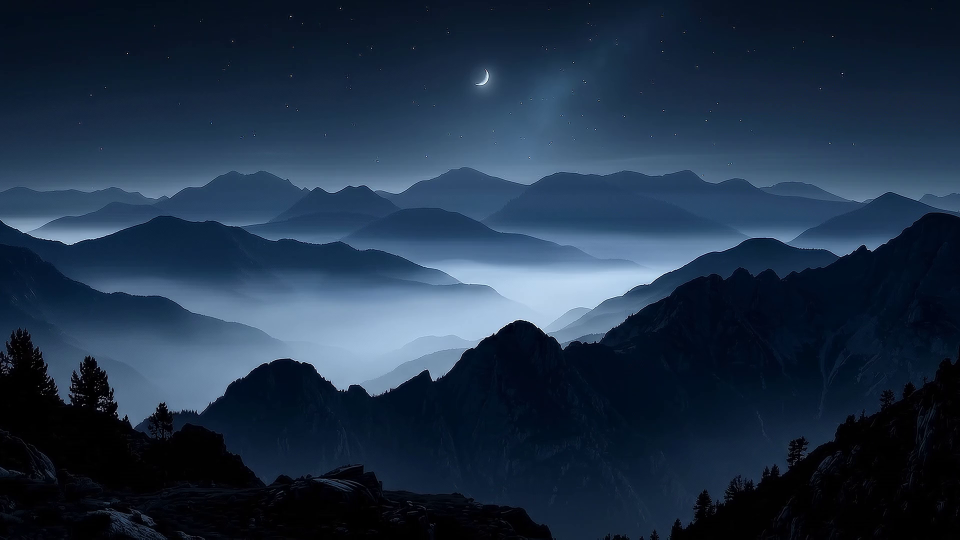
#> input picture frame 0 of Assets/Background.mp4, 1920 x 1080 px (shown at 1/2 size)
$ python RoboPackBackground.py
#> lines starting #> are read from the running program, lines starting #| are printed output that depends on the picture
import os
import struct
import sys

import cv2


def Cover(frame, width, height):
    srcH, srcW = frame.shape[:2]
    scale = max(float(width) / float(srcW), float(height) / float(srcH))
    scaledW = max(width, int(round(srcW * scale)))
    scaledH = max(height, int(round(srcH * scale)))
    scaled = cv2.resize(frame, (scaledW, scaledH), interpolation=cv2.INTER_AREA)
    x = max(0, (scaledW - width) // 2)
    y = max(0, (scaledH - height) // 2)
    return scaled[y:y + height, x:x + width]


def Encode(capture, width, height, step, quality):
    capture.set(cv2.CAP_PROP_POS_FRAMES, 0)
    frames = []
    index = 0
    while True:
        ok, frame = capture.read()
        if not ok:
            break
        if index % step == 0:
            covered = Cover(frame, width, height)
            encoded, buffer = cv2.imencode(".jpg", covered, [int(cv2.IMWRITE_JPEG_QUALITY), quality])
            if not encoded:
                return None
            frames.append(buffer.tobytes())
        index += 1
    return frames


def Pack(source, destinations, maxBytes):
#> called with source = 'Assets/Background.mp4', maxBytes = 20971520
    capture = cv2.VideoCapture(source)
    if not capture.isOpened():
        print("Could not open " + source)
        return 1
    fps = capture.get(cv2.CAP_PROP_FPS)
    if fps < 1.0:
        fps = 24.0
    width = 1280
    height = 800
    quality = 75
    step = max(1, int(round(fps / 24.0)))
    frames = None
    while True:
        frames = Encode(capture, width, height, step, quality)
        if frames is None:
            print("Could not encode a background frame")
            capture.release()
            return 1
        if not frames:
            print("Background video has no frames")
            capture.release()
            return 1
        total = 20 + (len(frames) + 1) * 4
        for frame in frames:
            total += len(frame)
        if total <= maxBytes:
            break
        if quality > 55:
            quality -= 5
            continue
        if len(frames) > 8:
            step *= 2
            quality = 75
            continue
        break
#> this loop made 1 pass
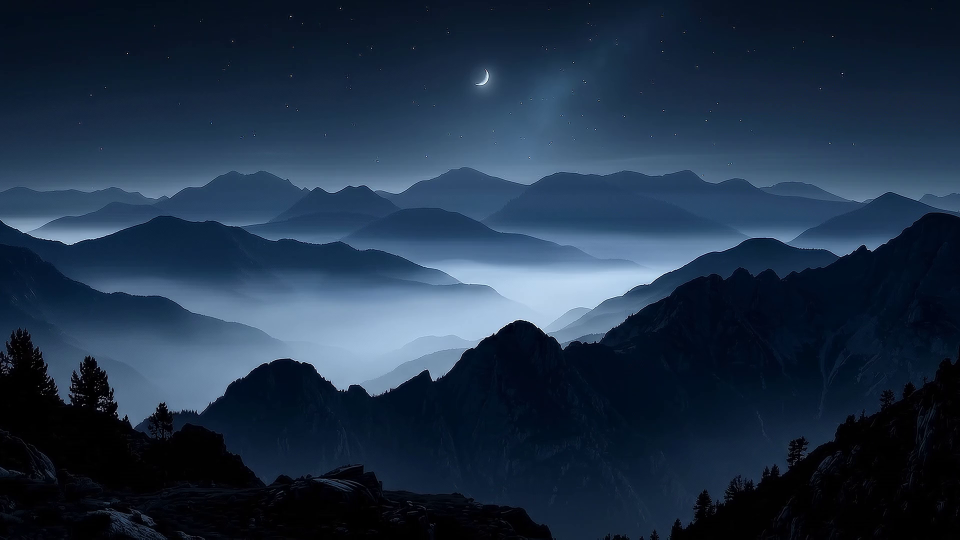
#> input picture frame 0 of Assets/Background.mp4, 1920 x 1080 px (shown at 1/2 size)
#> pass 1, in Encode, `covered = Cover(frame, width, height)`:
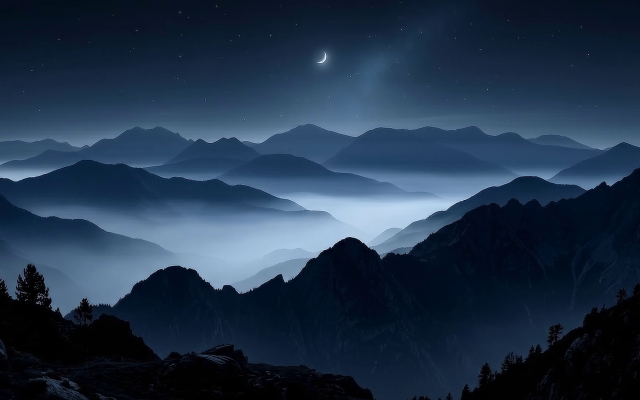
#> covered: shape (800, 1280, 3) (shown at 1/2 size); mean B, G, R 73.7, 51.8, 33.3
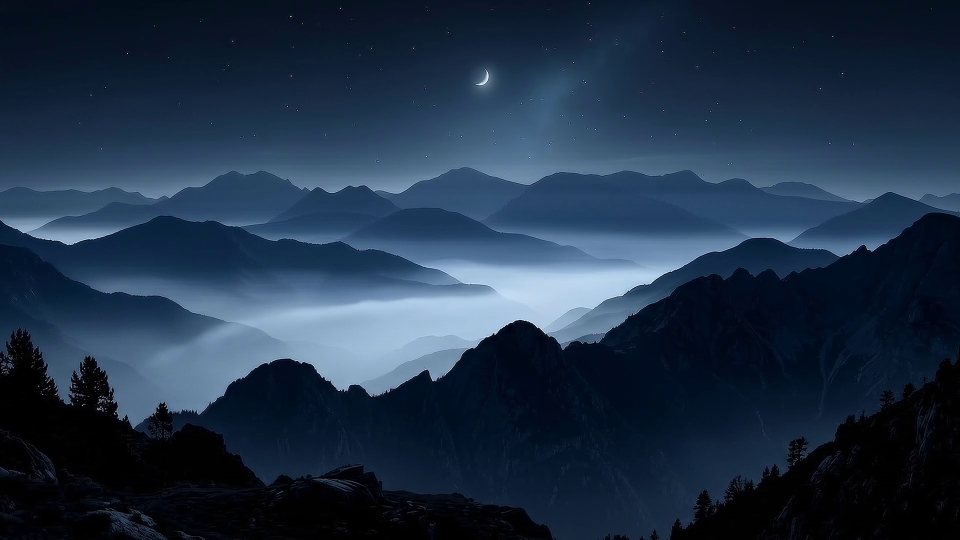
#> input picture frame 17 of Assets/Background.mp4, 1920 x 1080 px (shown at 1/2 size)
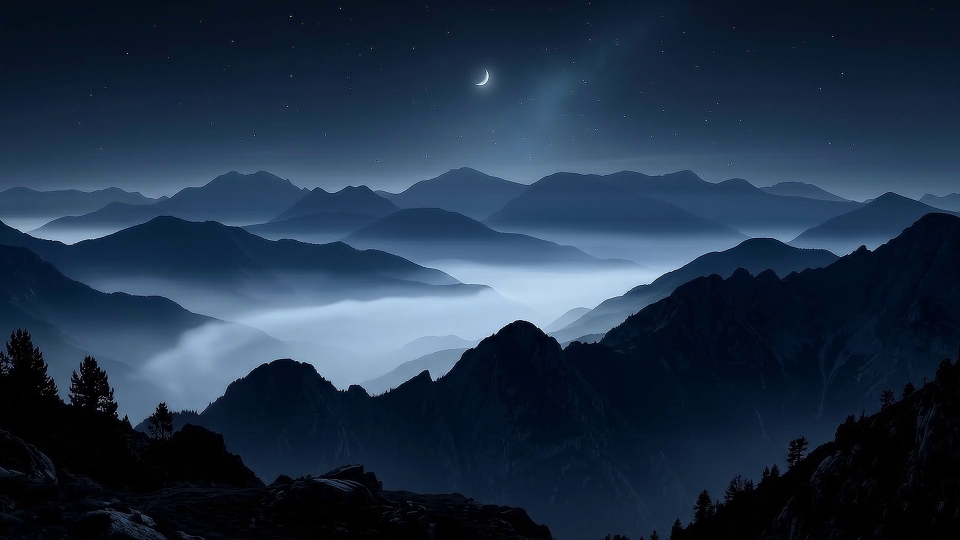
#> input picture frame 24 of Assets/Background.mp4, 1920 x 1080 px (shown at 1/2 size)
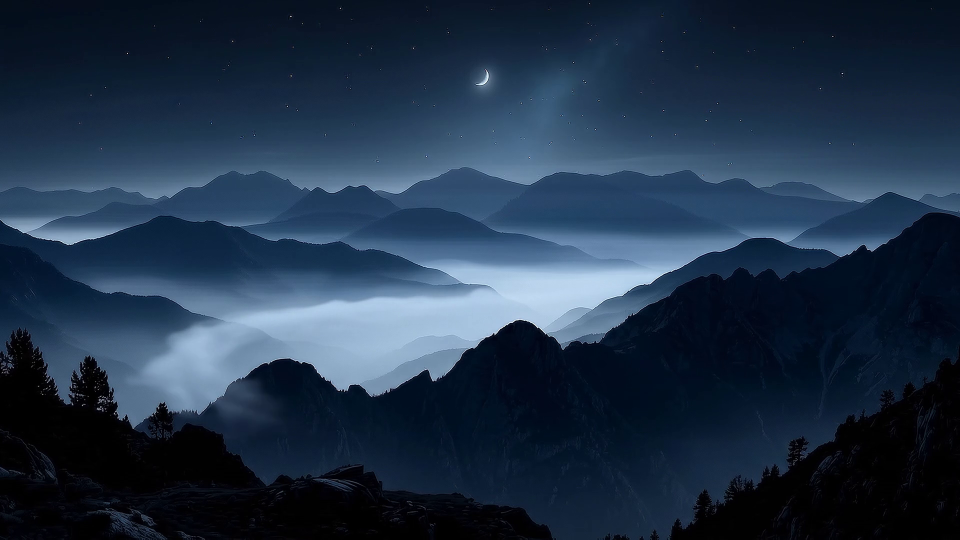
#> input picture frame 28 of Assets/Background.mp4, 1920 x 1080 px (shown at 1/2 size)
    capture.release()
    frameMs = int(round(1000.0 * step / fps))
    if frameMs < 40:
        frameMs = 40
    cursor = 20 + (len(frames) + 1) * 4
    offsets = []
    payload = b""
    for frame in frames:
        offsets.append(cursor)
        payload += frame
        cursor += len(frame)
    offsets.append(cursor)
    blob = struct.pack("<4sIIII", b"RJPG", len(frames), frameMs, width, height)
    blob += struct.pack("<" + ("I" * len(offsets)), *offsets)
    blob += payload
    if len(blob) > maxBytes:
        print("Background reel is too large")
        return 1
    for destination in destinations:
        folder = os.path.dirname(destination)
        if folder:
            os.makedirs(folder, exist_ok=True)
        with open(destination, "wb") as output:
            output.write(blob)
        print("Packed " + destination + " (" + str(len(frames)) + " frames, " + str(len(blob)) + " bytes)")
    return 0


if __name__ == "__main__":
    root = os.path.dirname(os.path.abspath(__file__))
    source = os.path.join(root, "Assets", "Background.mp4")
    destinations = [
        os.path.join(root, "Build", "Esp", "BACKGROU.RJP"),
        os.path.join(root, "Build", "EspArm", "BACKGROU.RJP"),
        os.path.join(root, "Compiler", "Assets", "Background.rjp"),
    ]
    sys.exit(Pack(source, destinations, 20 * 1024 * 1024))

$ run again, starting later in the video
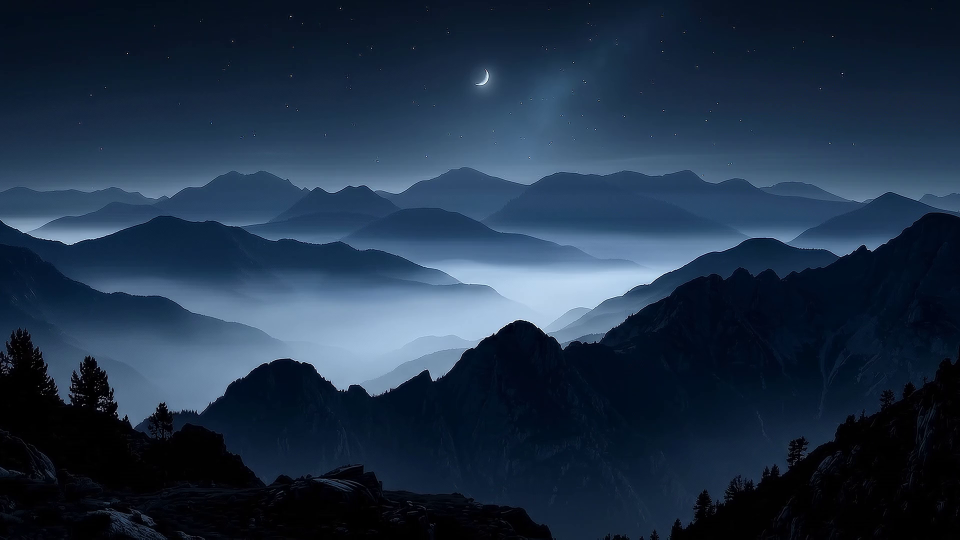
#> input picture frame 0 of Assets/Background.mp4, 1920 x 1080 px (shown at 1/2 size)
#> the loop in Pack, `while True:` made 1 pass
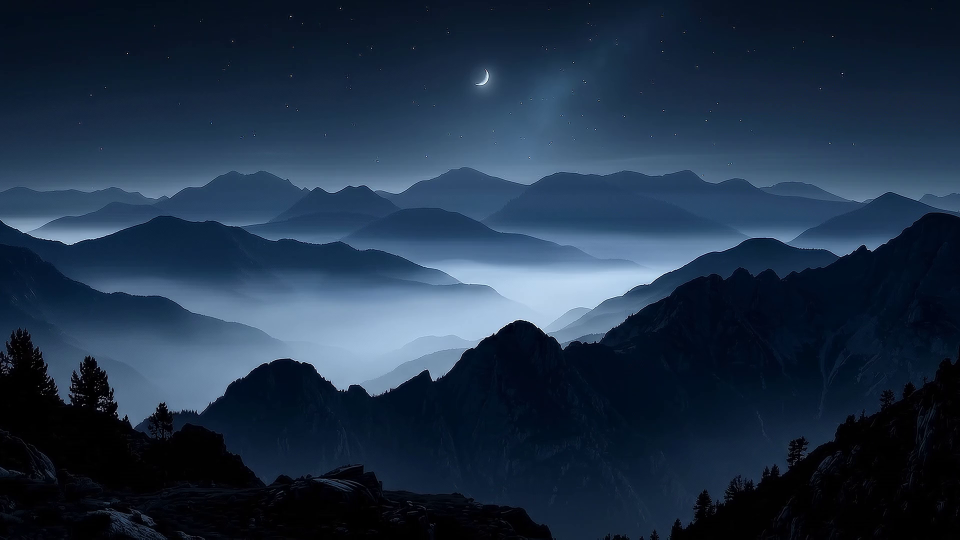
#> input picture frame 0 of Assets/Background.mp4, 1920 x 1080 px (shown at 1/2 size)
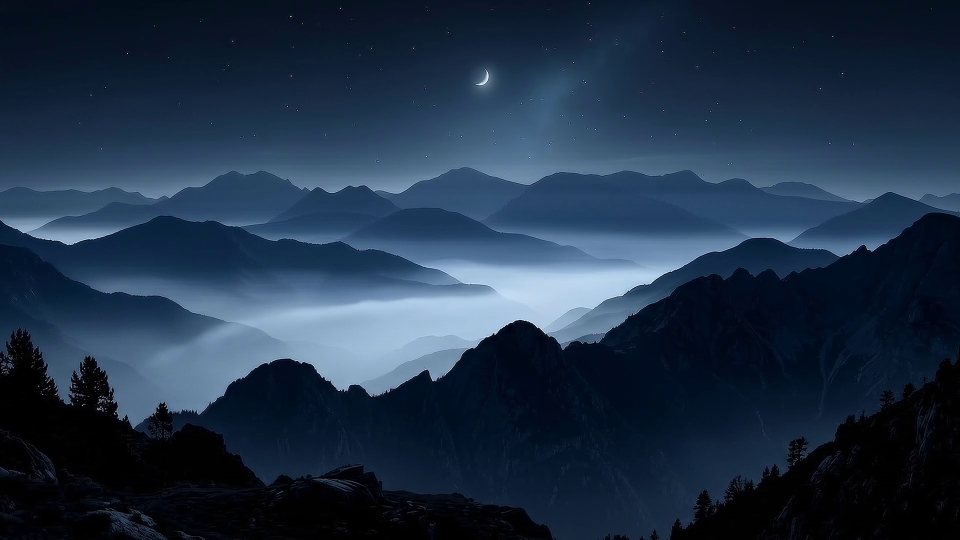
#> input picture frame 17 of Assets/Background.mp4, 1920 x 1080 px (shown at 1/2 size)
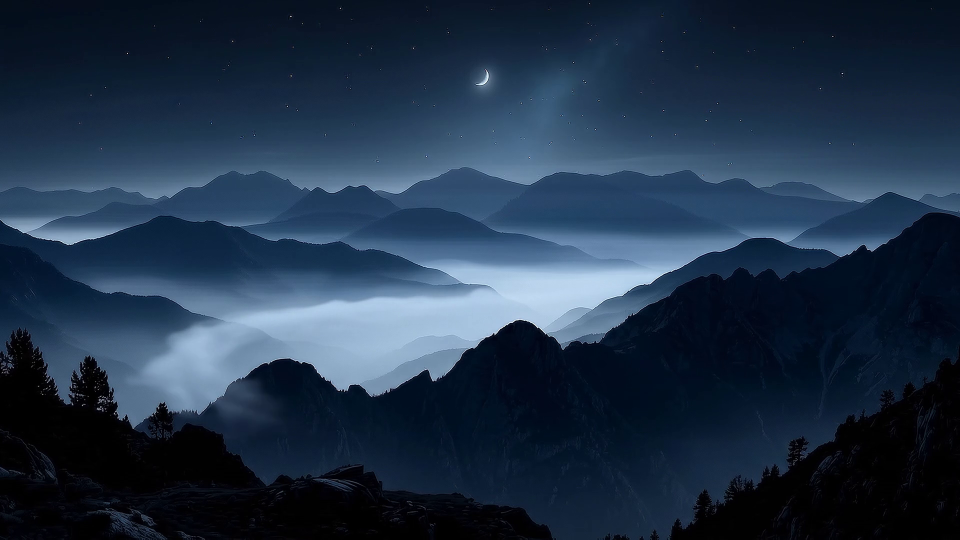
#> input picture frame 28 of Assets/Background.mp4, 1920 x 1080 px (shown at 1/2 size)

$ run again, starting later in the video
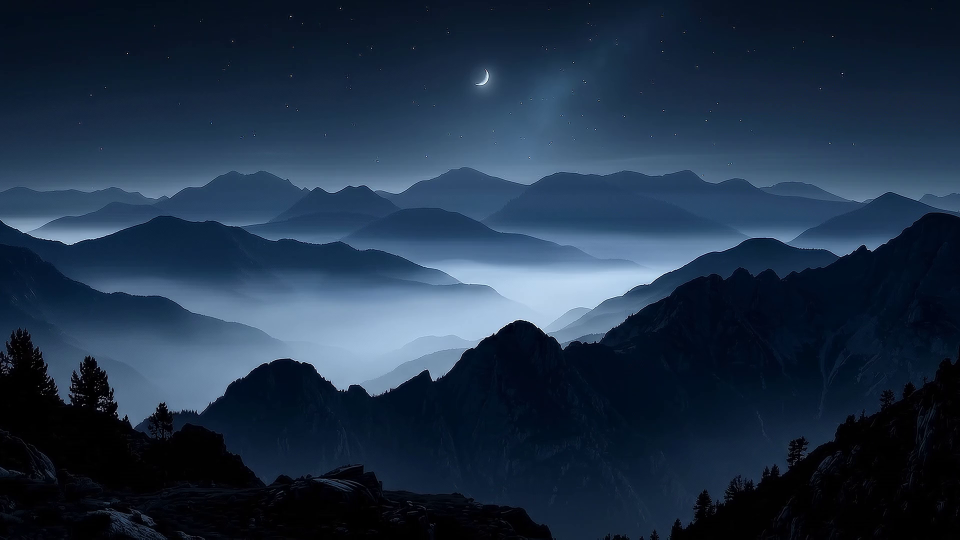
#> input picture frame 0 of Assets/Background.mp4, 1920 x 1080 px (shown at 1/2 size)
#> the loop in Pack, `while True:` made 1 pass
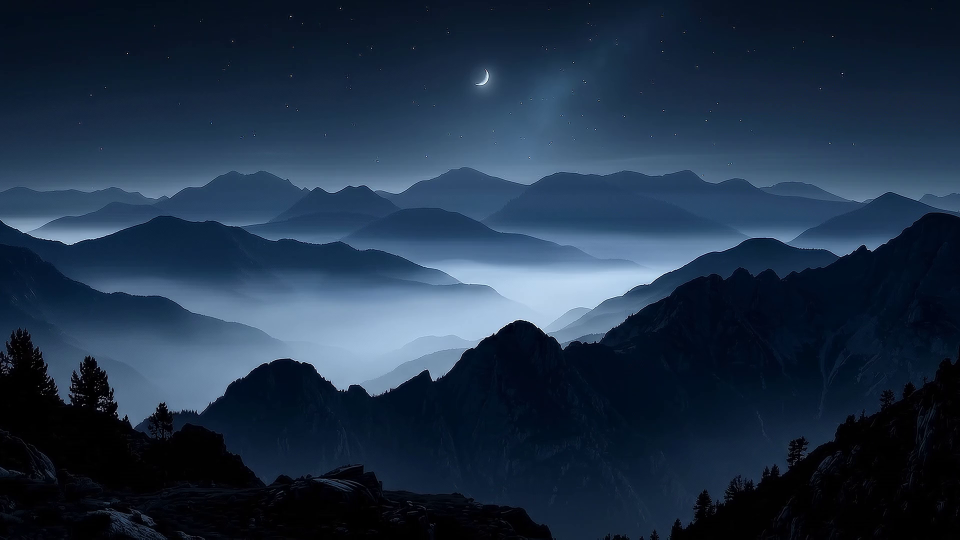
#> input picture frame 0 of Assets/Background.mp4, 1920 x 1080 px (shown at 1/2 size)
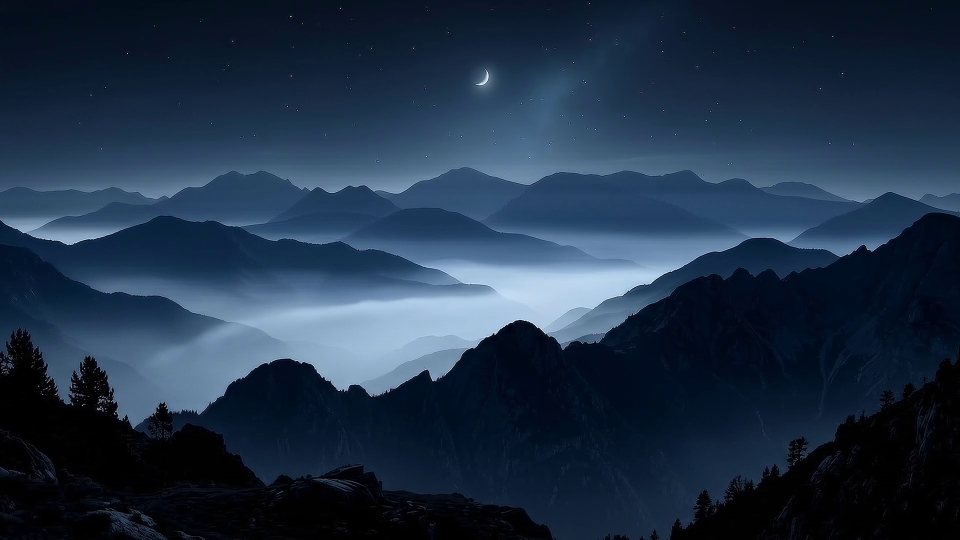
#> input picture frame 17 of Assets/Background.mp4, 1920 x 1080 px (shown at 1/2 size)
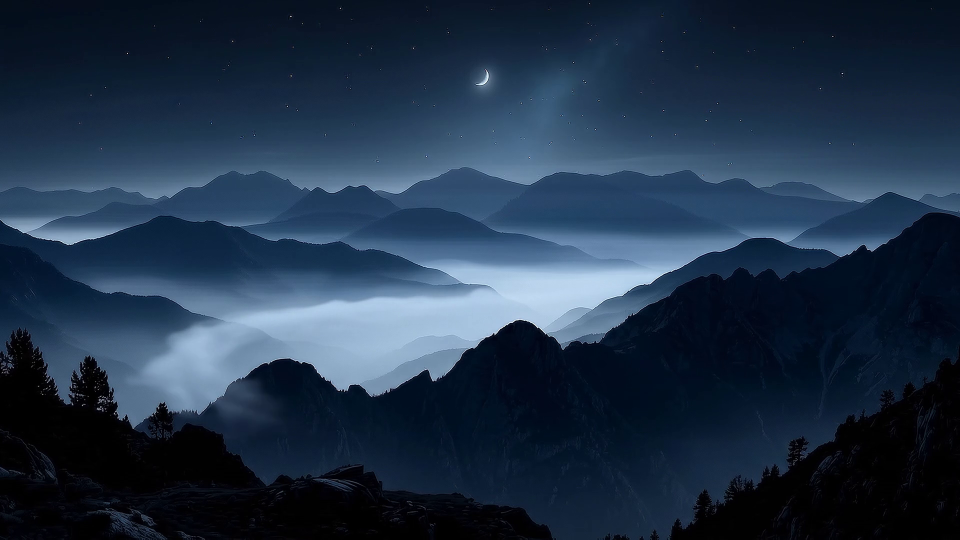
#> input picture frame 28 of Assets/Background.mp4, 1920 x 1080 px (shown at 1/2 size)
